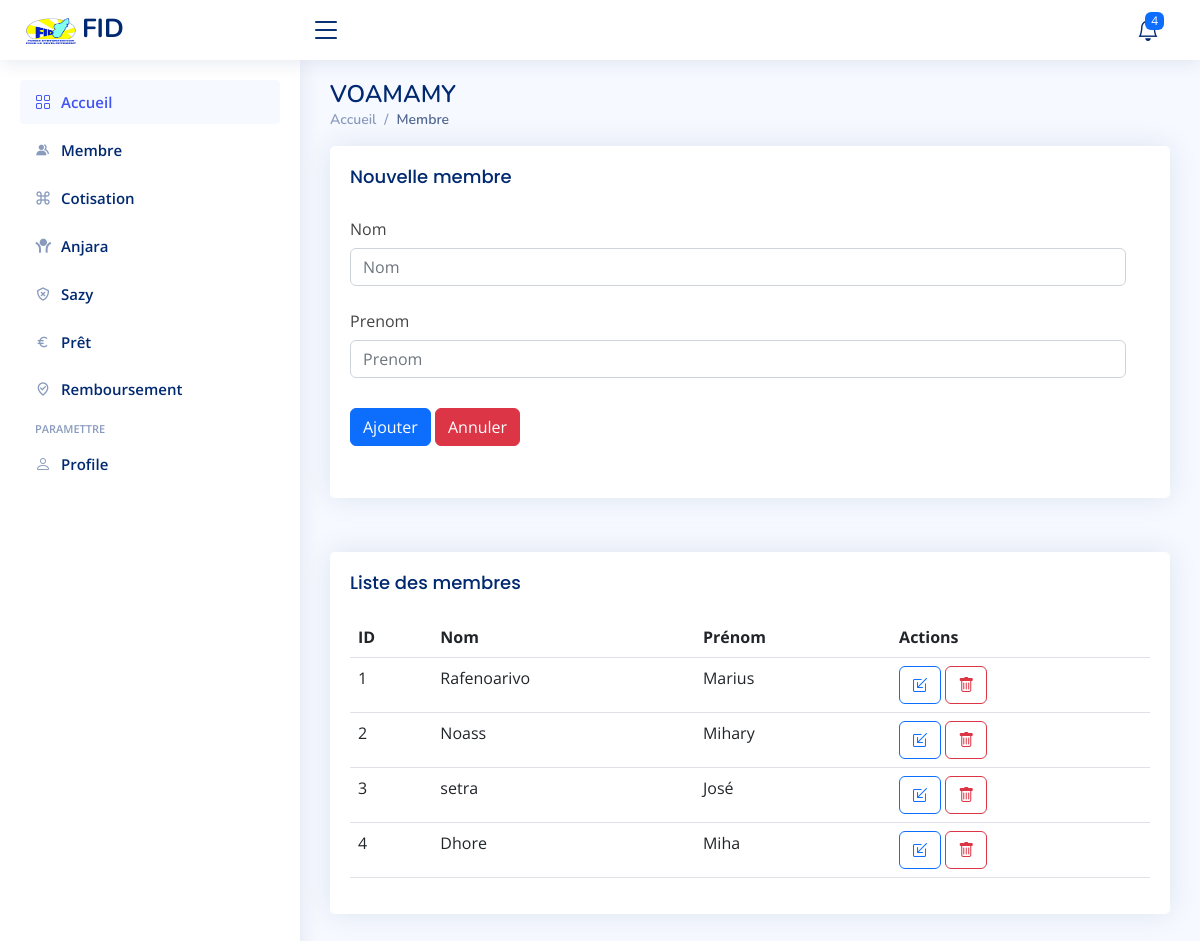
The app's page /index.php/vm_controller/membre/ with its own data.
### tables this page shows
CREATE TABLE `membre` (
  `ID_membre` int(10) NOT NULL,
  `Nom` varchar(50) NOT NULL,
  `Prenom` varchar(50) NOT NULL
);

### application/controllers/vm_controller.php (called while the page is built, shortened)
<?php
class vm_controller extends CI_Controller {
    public function __construct() {
        $this->load->model('vm_model');
        $this->load->library(['form_validation', 'session']);
        $this->load->helper(['url', 'form']);
    }
public function membre($action = null, $ID_membre = null) {
    $this->load->model('vm_model');
    $data = [];
    $data['membre'] = $this->vm_model->membre();
    $this->load->view('membre_view', $data);
}
}

### index.php (called while the page is built, shortened)
<?php
require_once BASEPATH.'core/CodeIgniter.php';

### application/models/vm_model.php (called while the page is built, shortened)
<?php
class Vm_model extends CI_Model {
    public function membre() {
        return $this->db->get('membre')->result();
    }
}
?>

### application/views/membre_view.php (the view, shortened to what this page needs)
<main id="main" class="main">
<div class="pagetitle">
  <h1>VOAMAMY</h1>
  <nav>
    <ol class="breadcrumb">
      <li class="breadcrumb-item"><a href="<?php echo base_url().'index.php/vm_controller/index'; ?>">Accueil</a></li>
      <li class="breadcrumb-item active">Membre</li>
    </ol>
  </nav>
</div>
<section class="section">
    <div class="card">
        <div class="card-body">
          <h5 class="card-title">Nouvelle membre</h5>
              <form id="form" class="form-material" method="POST" action="<?php echo base_url().'index.php/vm_controller/membre'; ?>">
                <div class="row mb-3">
                    <div class="row mb-3">
                      <label for="inputText" class="col-sm-3 col-form-label">Nom</label>
                      <div class="col-sm-12">
                        <input type="text" name="Nom" class="form-control" placeholder="Nom" required>
                      </div>
                    </div>
                    <div class="row mb-3">
                      <label for="inputText" class="col-sm-3 col-form-label">Prenom</label>
                      <div class="col-sm-12">
                        <input type="text" name="Prenom" class="form-control" placeholder="Prenom" required>
                      </div>
                    </div>
                    <div class="row mb-3">
                      <label class="col-sm-2 col-form-label"></label>
                      <div class="col-sm-12">
                      <button type="submit" id="submit"  name="submit" class="btn btn-primary">Ajouter</button>
                            <a href="" class="btn btn-danger">Annuler</a>
                      </div>
                    </div>
                </div>
            </form>
        </div>
    </div>
<br>
          <div class="card">
            <div class="card-body">
              <h5 class="card-title">Liste des membres</h5>
              <table class="table datatable">
                <thead>
                  <tr>
                    <th scope="col">ID</th>
                    <th scope="col">Nom</th>
                    <th scope="col">Prénom</th>
                    <th scope="col">Actions </th>
                  </tr>
                </thead>
                <tbody>
                <?php foreach($membre as $m):?>
                  <tr>
                    <td><?= $m->ID_membre ?></td>
                    <td><?= $m->Nom ?></td>
                    <td><?= $m->Prenom ?></td>
                    <td>
                    <a href="<?php echo base_url().'index.php/vm_controller/membre/modifier/'.$m->ID_membre;?>"><button type="button" class="btn btn-outline-primary"><i class="bi bi-box-arrow-in-down-left"></i></button></a>
                    <a href="<?php echo base_url().'index.php/vm_controller/membre/supprimer/'.$m->ID_membre;?>" onclick="return confirm('Confirmez-vous la suppression ?')"><button type="button" class="btn btn-outline-danger"><i class="bi bi-trash"></i></button></a></td>
                  </tr>
                  <?php endforeach ?>
                </tbody>
              </table>
            </div>
          </div>
</section>
</main>

### assets/css/style.css (style rules this page uses)
:root { scroll-behavior: smooth; }
a { color: #4154f1; text-decoration: none; }
h1, h2, h3, h4, h5, h6 { font-family: "Nunito", sans-serif; }
#main { margin-top: 60px; padding: 20px 30px; transition: all 0.3s; }
.pagetitle { margin-bottom: 10px; }
.pagetitle h1 { font-size: 24px; margin-bottom: 0; font-weight: 600; color: #012970; }
.card { margin-bottom: 30px; border: none; border-radius: 5px; box-shadow: 0px 0 30px rgba(1, 41, 112, 0.1); }
.card-title { padding: 20px 0 15px 0; font-size: 18px; font-weight: 500; color: #012970; font-family: "Poppins", sans-serif; }
.card-body { padding: 0 20px 20px 20px; }
.breadcrumb { font-size: 14px; font-family: "Nunito", sans-serif; color: #899bbd; font-weight: 600; }
.breadcrumb a { color: #899bbd; transition: 0.3s; }
.breadcrumb .breadcrumb-item::before { color: #899bbd; }
.breadcrumb .active { color: #51678f; font-weight: 600; }
@media (min-width: 1200px) { #main, #footer { margin-left: 300px; } }

### records on screen
membre: ID_membre "1", Nom "Rafenoarivo", Prenom "Marius"
membre: ID_membre "2", Nom "Noass", Prenom "Mihary"
membre: ID_membre "3", Nom "setra", Prenom "José"
membre: ID_membre "4", Nom "Dhore", Prenom "Miha"
